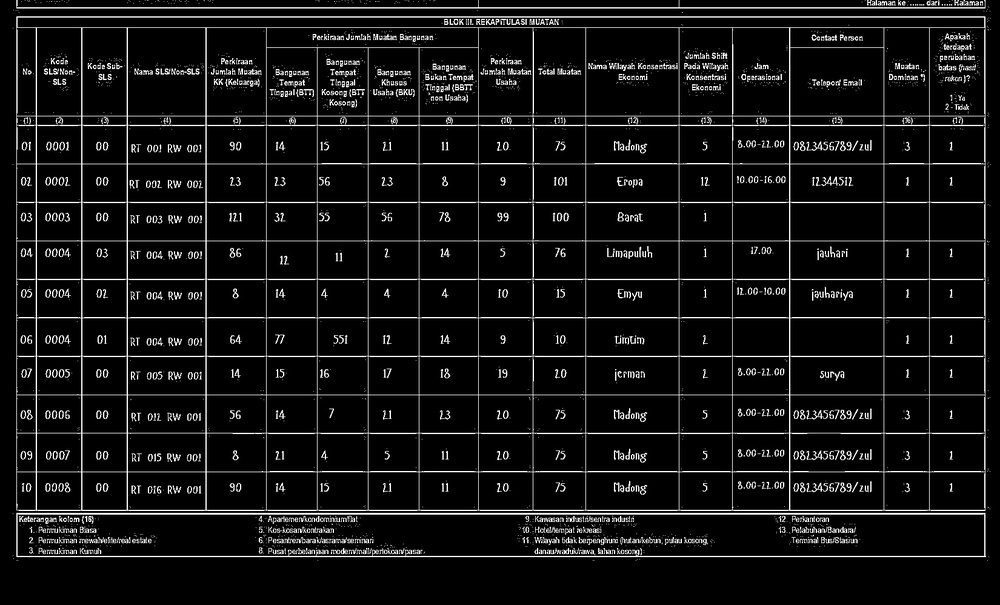
#> input picture experiments/results/stage3_blok3_final.jpg, 1000 x 605 px, shrunk from 1650 x 998 before the run
$ python test_hybrid_segmentation.py
#> lines starting #> are read from the running program, lines starting #| are printed output that depends on the picture; after the words box and inside, x2 and y2 are one past the last pixel; in counts of white or black regions, pixels touching at a corner belong together
"""
Test Stage 4: Cell Segmentation with Hybrid Approach

Hybrid Method:
1. Detect header row with Tesseract (get column positions)
2. Detect horizontal lines (get row positions)
3. Create grid from detected positions
4. Extract cells

Fast (~1s) + Accurate for fixed templates!
"""

import sys
import time
from pathlib import Path
import cv2
import numpy as np

# Add project root to path
project_root = Path(__file__).parent.parent.parent
sys.path.insert(0, str(project_root))


def detect_horizontal_lines(image: np.ndarray, min_line_length: int = 100) -> list:
    """
    Detect horizontal lines in table using morphological operations

    Returns list of y-coordinates for horizontal lines
    """
    # Convert to grayscale if needed
    if len(image.shape) == 3:
        gray = cv2.cvtColor(image, cv2.COLOR_BGR2GRAY)
    else:
        gray = image.copy()

    # Invert if needed (lines should be black)
    if np.mean(gray) > 127:
        gray = cv2.bitwise_not(gray)

    # Horizontal kernel
    horizontal_kernel = cv2.getStructuringElement(cv2.MORPH_RECT, (min_line_length, 1))

    # Detect horizontal lines
    horizontal_lines = cv2.morphologyEx(gray, cv2.MORPH_OPEN, horizontal_kernel, iterations=2)

    # Find contours
    contours, _ = cv2.findContours(horizontal_lines, cv2.RETR_EXTERNAL, cv2.CHAIN_APPROX_SIMPLE)

    # Extract y-coordinates
    y_positions = []
    for contour in contours:
        x, y, w, h = cv2.boundingRect(contour)
        if w > min_line_length:  # Filter short lines
            y_positions.append(y)

    # Sort and remove duplicates
    y_positions = sorted(set(y_positions))

    return y_positions


def detect_vertical_lines(image: np.ndarray, min_line_length: int = 50) -> list:
    """
    Detect vertical lines in table using morphological operations

    Returns list of x-coordinates for vertical lines
    """
    # Convert to grayscale if needed
    if len(image.shape) == 3:
        gray = cv2.cvtColor(image, cv2.COLOR_BGR2GRAY)
    else:
        gray = image.copy()

    # Invert if needed (lines should be black)
    if np.mean(gray) > 127:
        gray = cv2.bitwise_not(gray)

    # Vertical kernel
    vertical_kernel = cv2.getStructuringElement(cv2.MORPH_RECT, (1, min_line_length))

    # Detect vertical lines
    vertical_lines = cv2.morphologyEx(gray, cv2.MORPH_OPEN, vertical_kernel, iterations=2)

    # Find contours
    contours, _ = cv2.findContours(vertical_lines, cv2.RETR_EXTERNAL, cv2.CHAIN_APPROX_SIMPLE)

    # Extract x-coordinates
    x_positions = []
    for contour in contours:
        x, y, w, h = cv2.boundingRect(contour)
        if h > min_line_length:  # Filter short lines
            x_positions.append(x)

    # Sort and remove duplicates
    x_positions = sorted(set(x_positions))

    return x_positions


def extract_cells_from_grid(image: np.ndarray, row_lines: list, col_lines: list, margin: int = 5):
    """
    Extract cells based on detected grid lines

    Args:
        image: Table image
        row_lines: Y-coordinates of horizontal lines
        col_lines: X-coordinates of vertical lines
        margin: Margin to avoid borders (pixels)

    Returns:
        Dictionary of {(row, col): cell_image}
    """
    cells = {}

    # Create cells from grid
    for row_idx in range(len(row_lines) - 1):
        y1 = row_lines[row_idx]
        y2 = row_lines[row_idx + 1]

        for col_idx in range(len(col_lines) - 1):
            x1 = col_lines[col_idx]
            x2 = col_lines[col_idx + 1]

            # Add margin to avoid borders
            cell = image[y1+margin:y2-margin, x1+margin:x2-margin]

            # Only save non-empty cells
            if cell.size > 0:
                cells[(row_idx, col_idx)] = cell

    return cells


def test_hybrid_segmentation():
    """Test hybrid cell segmentation approach"""

    print('='*60)
    print('STAGE 4C: HYBRID CELL SEGMENTATION')
    print('='*60)

    overall_start = time.time()

    # Step 1: Load table image
    print('\n[Step 1] Loading table image...')
    image_path = project_root / 'experiments' / 'results' / 'stage3_blok3_final.jpg'

    if not image_path.exists():
        print(f'  ✗ ERROR: {image_path} not found')
        print('  → Run Stage 3 first!')
        return False

    image = cv2.imread(str(image_path))
#> image is the input picture: shape (605, 1000, 3); min 0, max 255, mean 19.7
    print(f'  ✓ Image loaded: {image.shape}')
#|   ✓ Image loaded: (605, 1000, 3)

    # Step 2: Detect horizontal lines (rows)
    print('\n[Step 2] Detecting horizontal lines (rows)...')
    start = time.time()

    h_lines = detect_horizontal_lines(image, min_line_length=image.shape[1] // 3)
#> in detect_horizontal_lines, `horizontal_lines = cv2.morphologyEx(gray, cv2.MORPH_OPEN, horizontal_k..`:
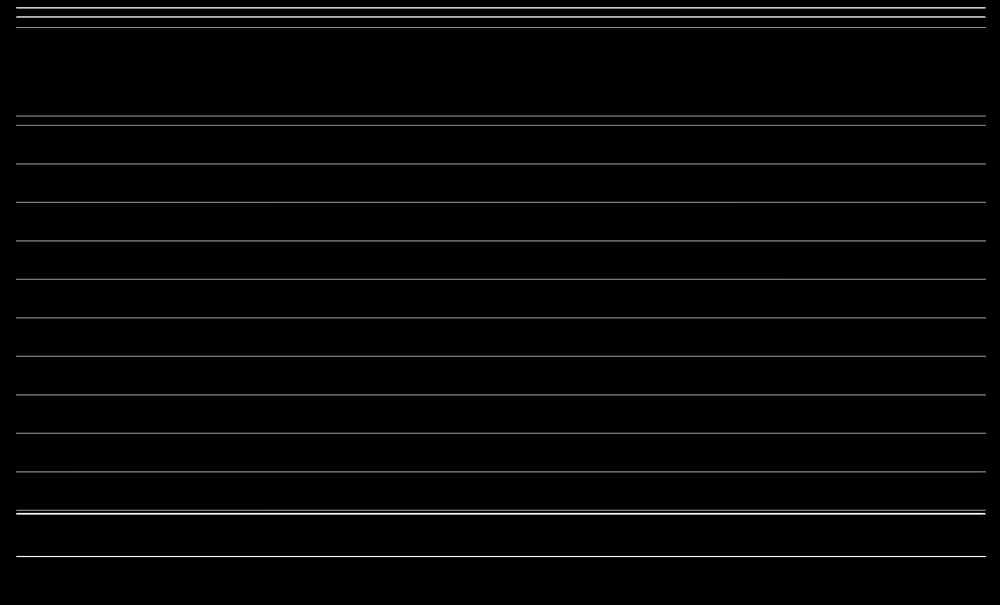
#> horizontal_lines: shape (605, 1000); min 0, max 249, mean 5.6
#> in detect_horizontal_lines, `contours, _ = cv2.findContours(horizontal_lines, cv2.RETR_EXTERNAL, cv..`: contours = 21 contours, 5 with area under 20; largest, box (x1, y1, x2, y2) and area: (12, 555, 991, 558) 1951, (8, 512, 988, 515) 1941, (16, 509, 991, 511) 972, (16, 115, 990, 117) 970, (16, 317, 989, 319) 970
#> the loop in detect_horizontal_lines, `for contour in contours:` made 21 passes
#> (contour, x, y, w, h) on passes 4, 5, 6, 7, 8, 10, 12, 15, 17, 19: ([[202, 474], [985, 474]], 202, 474, 784, 1), ([[16, 471], [16, 472], [985, 472], [985, 471]], 16, 471, 970, 2), ([[16, 432], [16, 433], [985, 433], [985, 432]], 16, 432, 970, 2), ([[16, 394], [16, 395], [985, 395], [985, 394]], 16, 394, 970, 2), ([[16, 355], [16, 356], [985, 356], [985, 355]], 16, 355, 970, 2), ([[16, 278], [16, 279], [985, 279], [985, 278]], 16, 278, 970, 2), ([[16, 238], [993, 238]], 16, 238, 978, 1), ([[16, 124], [16, 125], [985, 125], [985, 124]], 16, 124, 970, 2), ([[16, 27], [985, 27]], 16, 27, 970, 1), ([[16, 14], [986, 14]], 16, 14, 971, 1)
#> (x, y, w, h) on passes 1, 2, 3, 9, 11, 13: (12, 555, 979, 3), (8, 512, 980, 3), (16, 509, 975, 2), (16, 317, 973, 2), (16, 240, 973, 2), (16, 201, 972, 2)
#> after the loop in detect_horizontal_lines, `for contour in contours:`: y_positions = [555, 512, 509, 474, 471, 432, 394, 355, 317, 278, 240, 238, 201, 163, 124, 115, 27, 16, 14, 10, 7]
#> in detect_horizontal_lines, `y_positions = sorted(set(y_positions))`: y_positions = [7, 10, 14, 16, 27, 115, 124, 163, 201, 238, 240, 278, 317, 355, 394, 432, 471, 474, 509, 512, 555]
#> h_lines has the same summary as y_positions in detect_horizontal_lines
    h_time = time.time() - start

    print(f'  ✓ Detected {len(h_lines)} horizontal lines in {h_time:.2f}s')
#|   ✓ Detected 21 horizontal lines in 0.05s
    print(f'  First 5 positions: {h_lines[:5]}')
#|   First 5 positions: [7, 10, 14, 16, 27]

    # Step 3: Detect vertical lines (columns)
    print('\n[Step 3] Detecting vertical lines (columns)...')
    start = time.time()

    v_lines = detect_vertical_lines(image, min_line_length=image.shape[0] // 5)
#> in detect_vertical_lines, `vertical_lines = cv2.morphologyEx(gray, cv2.MORPH_OPEN, vertical_kerne..`:
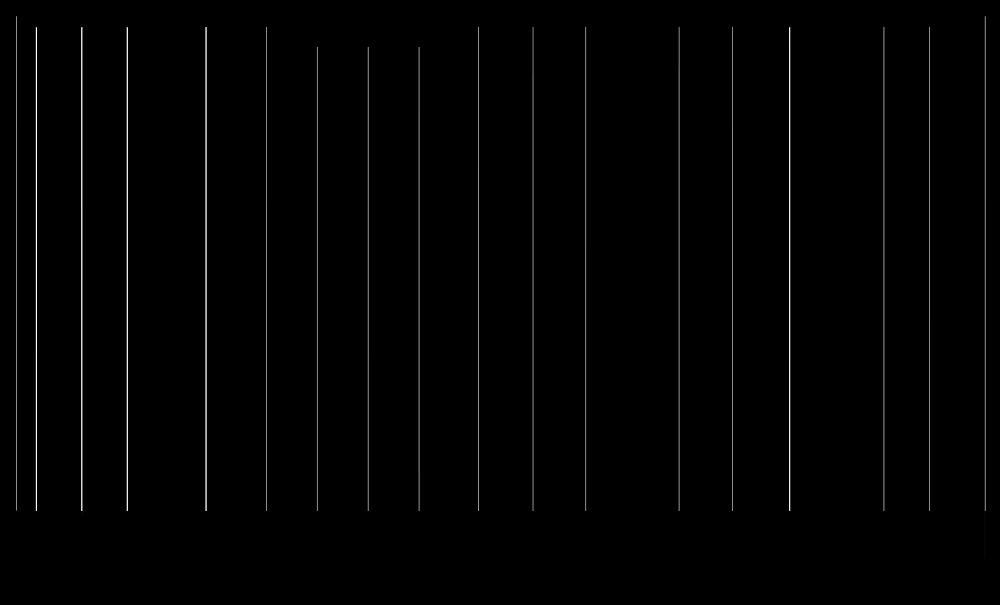
#> vertical_lines: shape (605, 1000); min 0, max 250, mean 2.8
#> in detect_vertical_lines, `contours, _ = cv2.findContours(vertical_lines, cv2.RETR_EXTERNAL, cv2...`: contours = 20 contours, 7 with area under 20; largest, box (x1, y1, x2, y2) and area: (984, 16, 986, 561) 544, (789, 25, 791, 517) 488, (883, 24, 885, 515) 486, (585, 25, 587, 511) 484, (678, 25, 680, 515) 484
#> the loop in detect_vertical_lines, `for contour in contours:` made 20 passes
#> (contour, x, y, w, h) on passes 1, 2, 6, 7, 8, 11, 12, 17, 18, 19: ([[792, 149], [792, 411]], 792, 149, 1, 263), ([[418, 47], [418, 510], [419, 510], [419, 47]], 418, 47, 2, 464), ([[532, 26], [532, 510], [533, 510], [533, 27]], 532, 26, 2, 485), ([[478, 26], [478, 514]], 478, 26, 1, 489), ([[929, 25], [929, 514]], 929, 25, 1, 490), ([[585, 25], [585, 510], [586, 510], [586, 26]], 585, 25, 2, 486), ([[266, 25], [266, 515]], 266, 25, 1, 491), ([[732, 24], [732, 510]], 732, 24, 1, 487), ([[984, 16], [984, 560], [985, 559], [985, 16]], 984, 16, 2, 545), ([[14, 15], [14, 558]], 14, 15, 1, 544)
#> (x, y, w, h) on passes 3, 4, 5, 9, 10, 13: (316, 47, 2, 469), (367, 44, 2, 467), (81, 27, 2, 488), (789, 25, 2, 492), (678, 25, 2, 490), (205, 25, 2, 486)
#> after the loop in detect_vertical_lines, `for contour in contours:`: x_positions = [792, 418, 316, 367, 81, 532, 478, 929, 789, 678, 585, 266, 205, 126, 35, 883, 732, 984, 14, 16]
#> in detect_vertical_lines, `x_positions = sorted(set(x_positions))`: x_positions = [14, 16, 35, 81, 126, 205, 266, 316, 367, 418, 478, 532, 585, 678, 732, 789, 792, 883, 929, 984]
#> v_lines has the same summary as x_positions in detect_vertical_lines
    v_time = time.time() - start

    print(f'  ✓ Detected {len(v_lines)} vertical lines in {v_time:.2f}s')
#|   ✓ Detected 20 vertical lines in 0.02s
    print(f'  First 5 positions: {v_lines[:5]}')
#|   First 5 positions: [14, 16, 35, 81, 126]

    # Step 4: Validate grid
    print('\n[Step 4] Validating grid structure...')

    expected_rows = 11  # 10 data rows + 1 header = 11 lines
    expected_cols = 18  # 17 columns = 18 lines

    print(f'  Expected: {expected_rows} rows × {expected_cols} columns')
    print(f'  Detected: {len(h_lines)} rows × {len(v_lines)} columns')
#|   Detected: 21 rows × 20 columns

    if len(h_lines) < expected_rows:
        print(f'  ⚠️  WARNING: Missing {expected_rows - len(h_lines)} horizontal lines')

    if len(v_lines) < expected_cols:
        print(f'  ⚠️  WARNING: Missing {expected_cols - len(v_lines)} vertical lines')

    # Step 5: Extract cells
    print('\n[Step 5] Extracting cells from grid...')
    start = time.time()

    cells = extract_cells_from_grid(image, h_lines, v_lines, margin=5)
#> the loop in extract_cells_from_grid, `for row_idx in range(len(row_lines) - 1):` made 20 passes
#> (y1, y2) on passes 1 to 12: (7, 10), (10, 14), (14, 16), (16, 27), (27, 115), (115, 124), (124, 163), (163, 201), (201, 238), (238, 240), (240, 278), (278, 317)
#> after the loop in extract_cells_from_grid, `for row_idx in range(len(row_lines) - 1):`: cells = 221 items
#> cells = 221 items
    extract_time = time.time() - start

    print(f'  ✓ Extracted {len(cells)} cells in {extract_time:.2f}s')
#|   ✓ Extracted 221 cells in 0.00s

    # Calculate expected cells
    num_rows = len(h_lines) - 1
#> num_rows = 20
    num_cols = len(v_lines) - 1
#> num_cols = 19
    expected_cells = num_rows * num_cols
#> expected_cells = 380

    print(f'  Expected: {expected_cells} cells ({num_rows}×{num_cols})')
#|   Expected: 380 cells (20×19)
    print(f'  Got: {len(cells)} cells')
#|   Got: 221 cells

    # Step 6: Visualize grid
    print('\n[Step 6] Creating visualization...')

    vis_image = image.copy()

    # Draw horizontal lines
    for y in h_lines:
        cv2.line(vis_image, (0, y), (image.shape[1], y), (0, 255, 0), 2)
#> this loop made 21 passes
#> y on passes 1 to 12: 7, 10, 14, 16, 27, 115, 124, 163, 201, 238, 240, 278
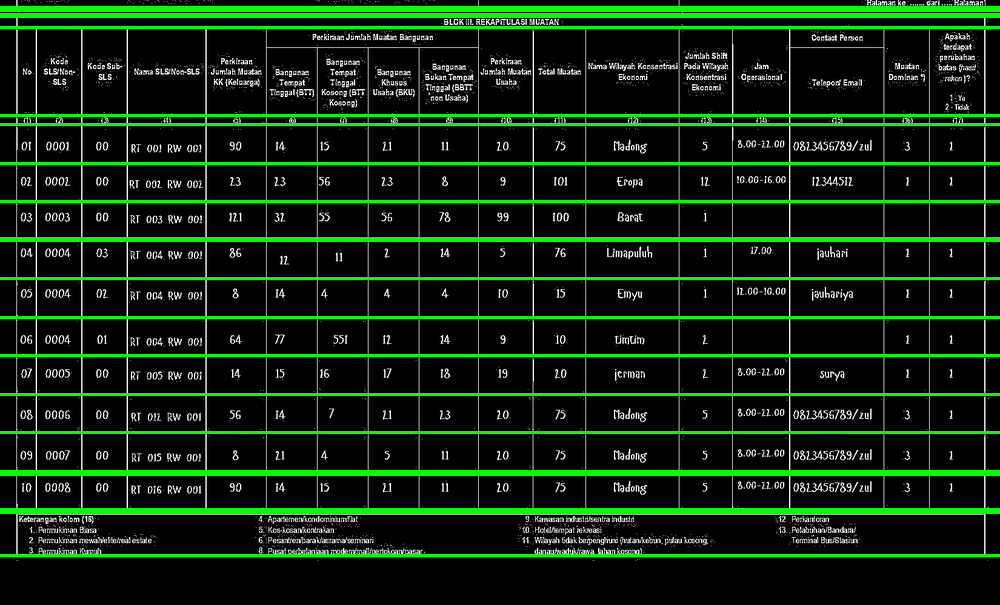
#> vis_image: shape (605, 1000, 3); 10.08% of pixels changed, all inside (x1, y1, x2, y2) = (0, 6, 1000, 557)

    # Draw vertical lines
    for x in v_lines:
        cv2.line(vis_image, (x, 0), (x, image.shape[0]), (255, 0, 0), 2)
#> this loop made 20 passes
#> x on passes 1 to 12: 14, 16, 35, 81, 126, 205, 266, 316, 367, 418, 478, 532
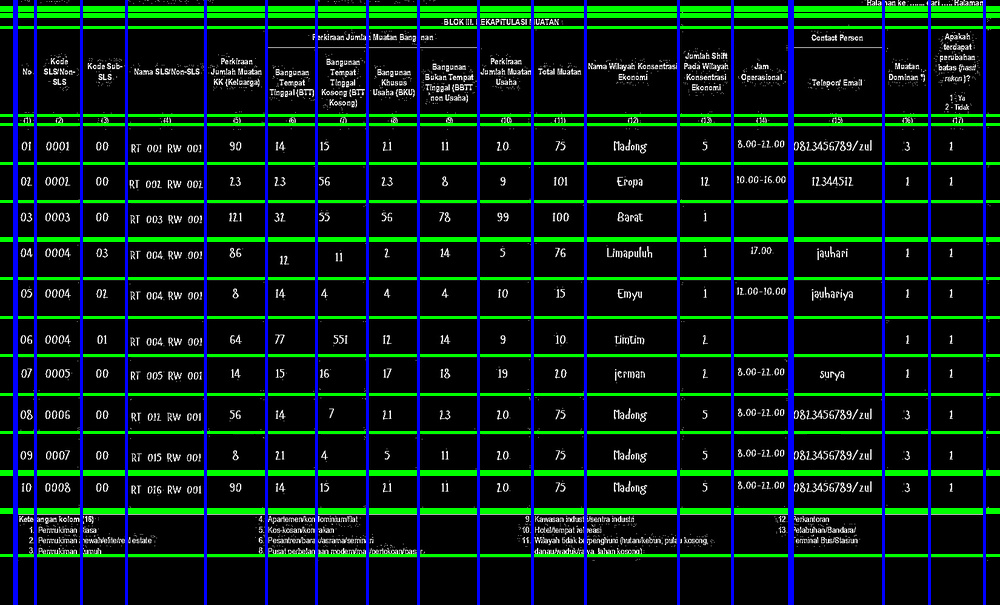
#> vis_image: shape (605, 1000, 3); 5.9% of pixels changed, all inside (x1, y1, x2, y2) = (13, 0, 986, 605)

    # Add grid info
    cv2.putText(vis_image, f'Grid: {num_rows}x{num_cols} = {len(cells)} cells',
                (10, 30), cv2.FONT_HERSHEY_SIMPLEX, 1, (0, 0, 255), 2)
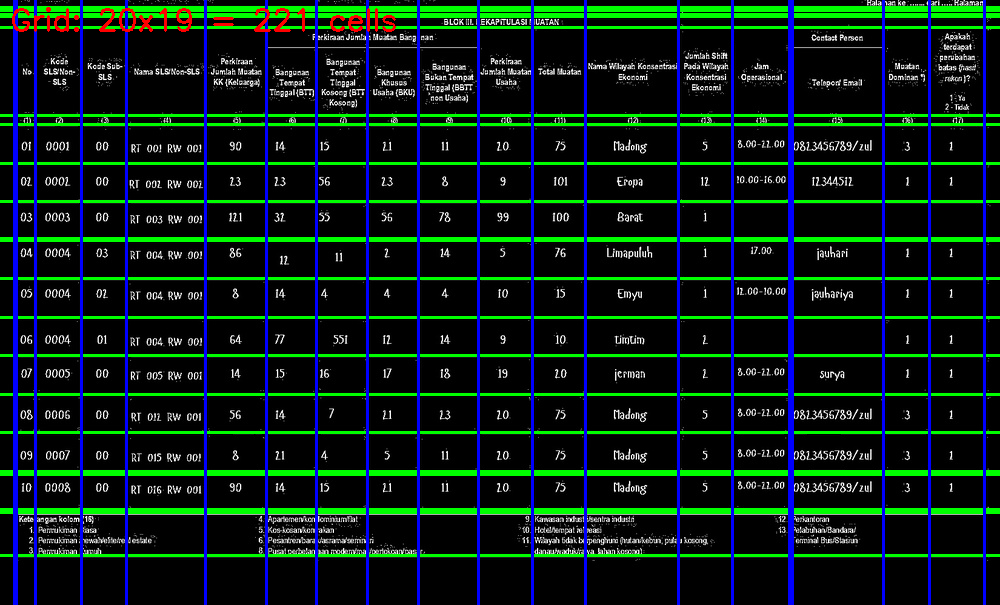
#> vis_image: shape (605, 1000, 3); 0.38% of pixels changed, all inside (x1, y1, x2, y2) = (12, 7, 396, 32)

    # Save visualization
    results_dir = project_root / 'experiments' / 'results'
    results_dir.mkdir(exist_ok=True)

    vis_path = results_dir / 'stage4c_hybrid_grid.jpg'
    cv2.imwrite(str(vis_path), vis_image)
    print(f'  ✓ Visualization saved: {vis_path.name}')

    # Step 7: Save sample cells
    print('\n[Step 7] Saving sample cells...')

    sample_cells = [
        (0, 0),  # Top-left (header, column 1)
        (0, 8),  # Header middle
        (1, 0),  # First data row, first column
        (5, 5),  # Middle cell
    ]

    saved_count = 0
    for row, col in sample_cells:
        if (row, col) in cells:
            cell_img = cells[(row, col)]
            cell_path = results_dir / f'stage4c_cell_r{row}_c{col}.jpg'
            cv2.imwrite(str(cell_path), cell_img)
            print(f'  ✓ Saved cell [{row},{col}]: {cell_img.shape}')
            saved_count += 1
#> after the loop, saved_count = 0

    print(f'  ✓ Saved {saved_count} sample cells')
#|   ✓ Saved 0 sample cells

    # Total time
    total_time = time.time() - overall_start

    print(f'\n' + '='*60)
    print('HYBRID SEGMENTATION RESULTS')
    print('='*60)
    print(f'Total time: {total_time:.2f}s ⚡')
    print(f'  - H-line detection: {h_time:.2f}s')
    print(f'  - V-line detection: {v_time:.2f}s')
    print(f'  - Cell extraction:  {extract_time:.2f}s')
    print(f'\nGrid Structure:')
    print(f'  Rows: {num_rows} ({len(h_lines)} lines)')
#|   Rows: 20 (21 lines)
    print(f'  Cols: {num_cols} ({len(v_lines)} lines)')
#|   Cols: 19 (20 lines)
    print(f'  Cells: {len(cells)}')
#|   Cells: 221
    print(f'\nOutputs:')
    print(f'  Visualization: {vis_path.name}')
    print(f'  Sample cells: stage4c_cell_*.jpg')
    print('='*60)

    # Success criteria
    success = (
        len(h_lines) >= 10 and  # At least 10 rows
        len(v_lines) >= 17 and  # At least 17 columns
        len(cells) >= 150        # At least 150 cells (10×17=170)
    )
#> success = True

    if success:
        print('\n✅ SUCCESS: Grid detected correctly!')
    else:
        print('\n⚠️  WARNING: Grid detection incomplete')
        print('   Some lines may be missing or broken')

    return success


if __name__ == '__main__':
    success = test_hybrid_segmentation()
#> success = True
    sys.exit(0 if success else 1)
#> (the program exits here)
